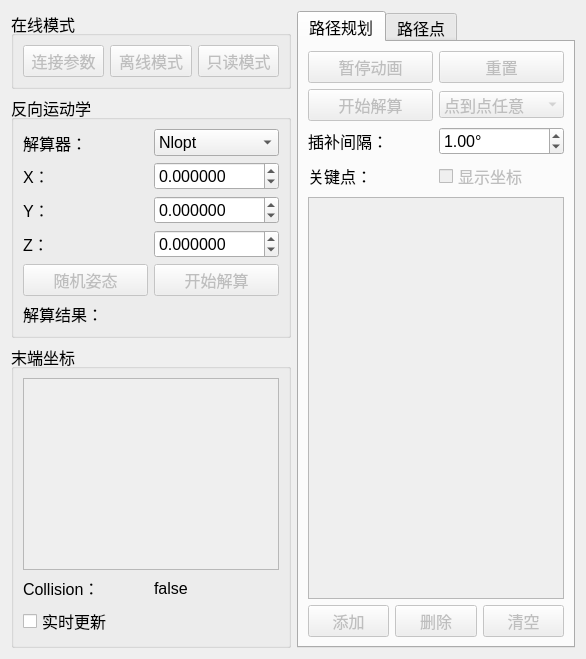
        <widget class="QWidget" name="frequentTab">
         <attribute name="title">
          <string>常用</string>
         </attribute>
         <layout class="QGridLayout" name="gridLayout_9">
          <item row="1" column="0">
           <layout class="QVBoxLayout" name="verticalLayout">
            <item>
             <widget class="QGroupBox" name="onlineGroup">
              <property name="font">
               <font>
                <pointsize>12</pointsize>
               </font>
              </property>
              <property name="title">
               <string>在线模式</string>
              </property>
              <layout class="QGridLayout" name="gridLayout_10">
               <item row="0" column="2">
                <widget class="QPushButton" name="readwriteButton">
                 <property name="enabled">
                  <bool>false</bool>
                 </property>
                 <property name="text">
                  <string>只读模式</string>
                 </property>
                </widget>
               </item>
               <item row="0" column="1">
                <widget class="QPushButton" name="setOnlineButton">
                 <property name="enabled">
                  <bool>false</bool>
                 </property>
                 <property name="text">
                  <string>离线模式</string>
                 </property>
                </widget>
               </item>
               <item row="0" column="0">
                <widget class="QPushButton" name="setRemoteButton">
                 <property name="enabled">
                  <bool>false</bool>
                 </property>
                 <property name="text">
                  <string>连接参数</string>
                 </property>
                </widget>
               </item>
              </layout>
             </widget>
            </item>
            <item>
             <widget class="QGroupBox" name="IK_Group">
              <property name="font">
               <font>
                <pointsize>12</pointsize>
               </font>
              </property>
              <property name="title">
               <string>反向运动学</string>
              </property>
              <layout class="QGridLayout" name="gridLayout_12">
               <item row="5" column="0">
                <widget class="QLabel" name="label_8">
                 <property name="text">
                  <string>解算结果：</string>
                 </property>
                </widget>
               </item>
               <item row="0" column="1">
                <widget class="QComboBox" name="ikSolverComboBox">
                 <item>
                  <property name="text">
                   <string>Nlopt</string>
                  </property>
                 </item>
                 <item>
                  <property name="text">
                   <string>Jacobian</string>
                  </property>
                 </item>
                </widget>
               </item>
               <item row="2" column="1">
                <widget class="QDoubleSpinBox" name="YdoubleSpinBox">
                 <property name="decimals">
                  <number>6</number>
                 </property>
                 <property name="minimum">
                  <double>-100.000000000000000</double>
                 </property>
                 <property name="maximum">
                  <double>100.000000000000000</double>
                 </property>
                 <property name="singleStep">
                  <double>0.000100000000000</double>
                 </property>
                </widget>
               </item>
               <item row="4" column="1">
                <widget class="QPushButton" name="startSolveButton">
                 <property name="enabled">
                  <bool>false</bool>
                 </property>
                 <property name="text">
                  <string>开始解算</string>
                 </property>
                </widget>
               </item>
               <item row="5" column="1">
                <widget class="QLabel" name="solveResultLabel">
                 <property name="text">
                  <string/>
                 </property>
                </widget>
               </item>
               <item row="0" column="0">
                <widget class="QLabel" name="label_3">
                 <property name="text">
                  <string>解算器：</string>
                 </property>
                </widget>
               </item>
               <item row="1" column="1">
                <widget class="QDoubleSpinBox" name="XdoubleSpinBox">
                 <property name="decimals">
                  <number>6</number>
                 </property>
                 <property name="minimum">
                  <double>-100.000000000000000</double>
                 </property>
                 <property name="maximum">
                  <double>100.000000000000000</double>
                 </property>
                 <property name="singleStep">
                  <double>0.000100000000000</double>
                 </property>
                </widget>
               </item>
               <item row="2" column="0">
                <widget class="QLabel" name="label_5">
                 <property name="text">
                  <string>Y：</string>
                 </property>
                </widget>
               </item>
               <item row="3" column="0">
                <widget class="QLabel" name="label_6">
                 <property name="text">
                  <string>Z：</string>
                 </property>
                </widget>
               </item>
               <item row="4" column="0">
                <widget class="QPushButton" name="randomInitPositionButton">
                 <property name="enabled">
                  <bool>false</bool>
                 </property>
                 <property name="text">
                  <string>随机姿态</string>
                 </property>
                </widget>
               </item>
               <item row="3" column="1">
                <widget class="QDoubleSpinBox" name="ZdoubleSpinBox">
                 <property name="decimals">
                  <number>6</number>
                 </property>
                 <property name="minimum">
                  <double>-100.000000000000000</double>
                 </property>
                 <property name="maximum">
                  <double>100.000000000000000</double>
                 </property>
                 <property name="singleStep">
                  <double>0.000100000000000</double>
                 </property>
                </widget>
               </item>
               <item row="1" column="0">
                <widget class="QLabel" name="label_4">
                 <property name="text">
                  <string>X：</string>
                 </property>
                </widget>
               </item>
              </layout>
             </widget>
            </item>
            <item>
             <widget class="QGroupBox" name="operationalGroup">
              <property name="font">
               <font>
                <pointsize>12</pointsize>
               </font>
              </property>
              <property name="title">
               <string>末端坐标</string>
              </property>
              <layout class="QVBoxLayout" name="verticalLayout_4">
               <item>
                <widget class="QTableView" name="operationalTable">
                 <property name="enabled">
                  <bool>false</bool>
                 </property>
                </widget>
               </item>
               <item>
                <layout class="QHBoxLayout" name="horizontalLayout_6">
                 <item>
                  <widget class="QLabel" name="label">
                   <property name="text">
                    <string>Collision：</string>
                   </property>
                  </widget>
                 </item>
                 <item>
                  <widget class="QLabel" name="label_2">
                   <property name="text">
                    <string>false</string>
                   </property>
                  </widget>
                 </item>
                </layout>
               </item>
               <item>
                <widget class="QCheckBox" name="realtimeRefreshCheckBox">
                 <property name="text">
                  <string>实时更新</string>
                 </property>
                 <property name="checked">
                  <bool>false</bool>
                 </property>
                </widget>
               </item>
              </layout>
             </widget>
            </item>
           </layout>
          </item>
          <item row="1" column="1">
           <widget class="QTabWidget" name="planTab">
            <property name="font">
             <font>
              <pointsize>12</pointsize>
             </font>
            </property>
            <property name="currentIndex">
             <number>0</number>
            </property>
            <widget class="QWidget" name="plannerTab">
             <attribute name="title">
              <string>路径规划</string>
             </attribute>
             <layout class="QVBoxLayout" name="verticalLayout_5">
              <item>
               <layout class="QGridLayout" name="gridLayout_13">
                <item row="0" column="0">
                 <widget class="QPushButton" name="animateButton">
                  <property name="enabled">
                   <bool>false</bool>
                  </property>
                  <property name="text">
                   <string>暂停动画</string>
                  </property>
                 </widget>
                </item>
                <item row="0" column="1">
                 <widget class="QPushButton" name="resetButton">
                  <property name="enabled">
                   <bool>false</bool>
                  </property>
                  <property name="font">
                   <font>
                    <pointsize>12</pointsize>
                   </font>
                  </property>
                  <property name="text">
                   <string>重置</string>
                  </property>
                 </widget>
                </item>
                <item row="1" column="0">
                 <widget class="QPushButton" name="startPlanButton">
                  <property name="enabled">
                   <bool>false</bool>
                  </property>
                  <property name="text">
                   <string>开始解算</string>
                  </property>
                 </widget>
                </item>
                <item row="1" column="1">
                 <widget class="QComboBox" name="planMethodComboBox">
                  <property name="enabled">
                   <bool>false</bool>
                  </property>
                  <item>
                   <property name="text">
                    <string>点到点任意</string>
                   </property>
                  </item>
                  <item>
                   <property name="text">
                    <string>点到点直线</string>
                   </property>
                  </item>
                  <item>
                   <property name="text">
                    <string>三点求圆</string>
                   </property>
                  </item>
                  <item>
                   <property name="text">
                    <string>B样条曲线</string>
                   </property>
                  </item>
                 </widget>
                </item>
                <item row="2" column="0">
                 <widget class="QLabel" name="label_11">
                  <property name="text">
                   <string>插补间隔：</string>
                  </property>
                 </widget>
                </item>
                <item row="2" column="1">
                 <widget class="QDoubleSpinBox" name="plannerDeltaDoubleSpinBox">
                  <property name="suffix">
                   <string>°</string>
                  </property>
                  <property name="maximum">
                   <double>100.000000000000000</double>
                  </property>
                  <property name="singleStep">
                   <double>1.000000000000000</double>
                  </property>
                  <property name="value">
                   <double>1.000000000000000</double>
                  </property>
                 </widget>
                </item>
                <item row="3" column="0">
                 <widget class="QLabel" name="label_9">
                  <property name="text">
                   <string>关键点：</string>
                  </property>
                 </widget>
                </item>
                <item row="3" column="1">
                 <widget class="QCheckBox" name="showCoordCheckBox">
                  <property name="enabled">
                   <bool>false</bool>
                  </property>
                  <property name="text">
                   <string>显示坐标</string>
                  </property>
                 </widget>
                </item>
               </layout>
              </item>
              <item>
               <widget class="QTableWidget" name="keyPointTable">
                <property name="enabled">
                 <bool>false</bool>
                </property>
               </widget>
              </item>
              <item>
               <layout class="QHBoxLayout" name="horizontalLayout_7">
                <item>
                 <widget class="QPushButton" name="addKeyPointButton">
                  <property name="enabled">
                   <bool>false</bool>
                  </property>
                  <property name="font">
                   <font>
                    <pointsize>12</pointsize>
                   </font>
                  </property>
                  <property name="text">
                   <string>添加</string>
                  </property>
                 </widget>
                </item>
                <item>
                 <widget class="QPushButton" name="deleteKeyPointButton">
                  <property name="enabled">
                   <bool>false</bool>
                  </property>
                  <property name="text">
                   <string>删除</string>
                  </property>
                 </widget>
                </item>
                <item>
                 <widget class="QPushButton" name="clearKeyPointButton">
                  <property name="enabled">
                   <bool>false</bool>
                  </property>
                  <property name="font">
                   <font>
                    <pointsize>12</pointsize>
                   </font>
                  </property>
                  <property name="text">
                   <string>清空</string>
                  </property>
                 </widget>
                </item>
               </layout>
              </item>
             </layout>
            </widget>
            <widget class="QWidget" name="pathPointTab">
             <attribute name="title">
              <string>路径点</string>
             </attribute>
             <layout class="QVBoxLayout" name="verticalLayout_6">
              <item>
               <widget class="QTableWidget" name="pathTable">
                <property name="enabled">
                 <bool>false</bool>
                </property>
               </widget>
              </item>
              <item>
               <layout class="QHBoxLayout" name="horizontalLayout_8">
                <item>
                 <widget class="QPushButton" name="sendPathButton">
                  <property name="enabled">
                   <bool>false</bool>
                  </property>
                  <property name="text">
                   <string>发送路径</string>
                  </property>
                 </widget>
                </item>
                <item>
                 <widget class="QPushButton" name="drawPathButton">
                  <property name="enabled">
                   <bool>false</bool>
                  </property>
                  <property name="text">
                   <string>显示路径</string>
                  </property>
                 </widget>
                </item>
               </layout>
              </item>
              <item>
               <widget class="QProgressBar" name="sendPathProgressBar">
                <property name="value">
                 <number>0</number>
                </property>
               </widget>
              </item>
             </layout>
            </widget>
           </widget>
          </item>
         </layout>
        </widget>
